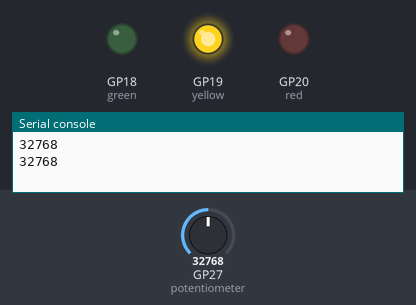
Recording of a program running on a simulated Raspberry Pi Pico running MicroPython. Parts: output pins drawn as LEDs (lit = HIGH), the last lines printed to the serial console. The inputs (shaded band) are chosen by the test bench; at power-on: GP27 (potentiometer) = 32768 (analog values on the 0–65535 scale).

Above: at 1.2 s.
1.3 s: GP27 (potentiometer) set to 39488
3.2 s: GP27 (potentiometer) set to 41120
At 5.2 s:
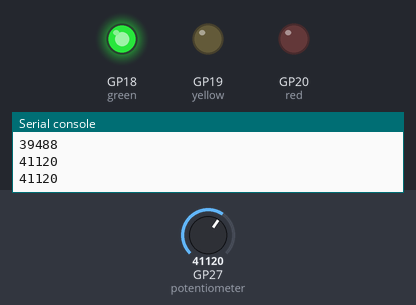
5.5 s: GP27 (potentiometer) set to 19660
At 6.9 s:
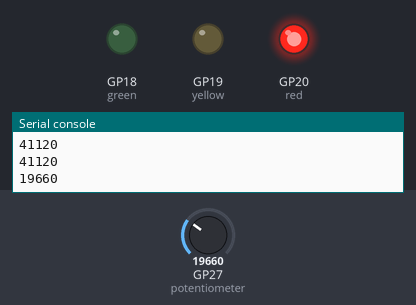
7.5 s: GP27 (potentiometer) set to 21008
At 8.5 s:
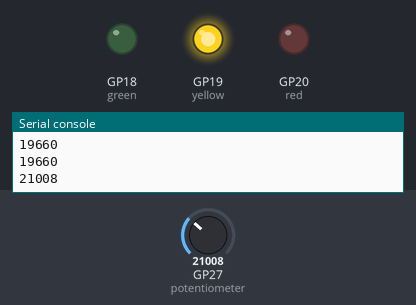
9.5 s: GP27 (potentiometer) set to 19345
At 11.2 s:
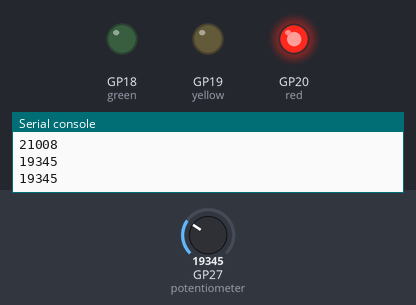
Timing chart, 0 to 12.5 s (numbered marks = the images above; inputs shaded):
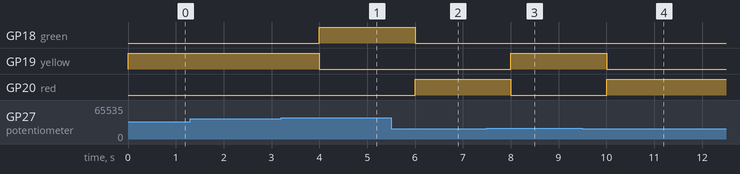

Measured:
- the behaviour switches between 40000 and 40016 on GP27 (potentiometer) (found by bisection; images 0 and 1)
- the behaviour switches between 20000 and 20016 on GP27 (potentiometer) (found by bisection; images 2 and 3)
- after the input at 3.2 s, GP18 (green): LOW → HIGH after 0.80 s; GP19 (yellow): HIGH → LOW after 0.80 s
- after the input at 5.5 s, GP18 (green): HIGH → LOW after 0.50 s; GP20 (red): LOW → HIGH after 0.50 s
- after the input at 7.5 s, GP19 (yellow): LOW → HIGH after 0.50 s; GP20 (red): HIGH → LOW after 0.50 s
- after the input at 9.5 s, GP19 (yellow): HIGH → LOW after 0.50 s; GP20 (red): LOW → HIGH after 0.50 s

The program:

Day_4b.py
```python
'''
Potentiometer to turn LEDs on/off
'''

# Imports
from machine import Pin, ADC
import time

# Set LED Pins
red = Pin(20, Pin.OUT)
yellow = Pin(19, Pin.OUT)
green = Pin(18, Pin.OUT)

# Set Potentiometer Pins
potentiometer = ADC(Pin(27))

# Set LEDs to off
red.value(0)
yellow.value(0)
green.value(0)

while True:
    reading = potentiometer.read_u16() # take a reading from potentiometer

    print(reading) # print the reading

    if reading <= 20000:
        red.value(1)
        yellow.value(0)
        green.value(0)
    elif reading <= 40000:
        red.value(0)
        yellow.value(1)
        green.value(0)
    else:
        red.value(0)
        yellow.value(0)
        green.value(1)

    time.sleep(1)
```
